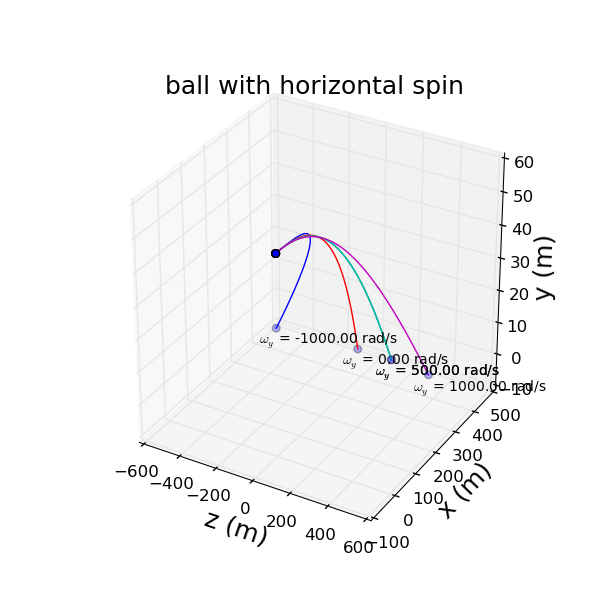

Recreate this plot in Python.

import numpy as np # import packages
import math
import mpl_toolkits.mplot3d
import matplotlib.pyplot as plt
# class BASEBALL will compute the trajetory of the baseball with air resistance
# where
# vx0,vy0,vz0: initial velocity of the baseball
# dt: time step size
# omgx,omgy,omgz: the angular velocity
class BASEBALL(object):
    def __init__(self, _vx0, _vy0, _vz0, _dt= 0.1, _omgx=0,_omgy=0,_omgz=0):
        self.vx, self.vy, self.vz= _vx0, _vy0, _vz0
        self.v = math.sqrt(_vx0**2+ _vy0**2+ _vz0**2)
        self.B2= 0.0039+ 0.0058/(1.+math.exp((self.v-35)/5))
        self.S0= 4.1E-4
        self.g= 9.8
        self.dt= _dt
        self.x, self.y, self.z= [0], [50], [0]
        self.omgx, self.omgy, self.omgz= _omgx, _omgy, _omgz
    def calculate(self):
        while True:
            self.x.append(self.vx*self.dt+self.x[-1]) # append coordinates to x,y,z
            self.y.append(self.vy*self.dt+self.y[-1])
            self.z.append(self.vz*self.dt+self.z[-1])
            self.vx, self.vy, self.vz = \
                (-self.B2*self.v*self.vx+ self.S0*self.vy*self.omgz)*self.dt+ self.vx, \
                (-self.g- self.B2*self.v*self.vy+ self.S0*self.vz*self.omgx)*self.dt+ self.vy,\
                (self.S0*self.vx*self.omgy)*self.dt+ self.vz # change the velocity
            self.v= math.sqrt(self.vx**2+self.vy**2+self.vz**2)
            self.B2= 0.0039+ 0.0058/(1.+math.exp((self.v-35)/5))
            if self.y[-1]< 0:
                break
    def graphics(self,_gra, _omgy): 
         _gra.plot(self.z, self.x, self.y, label=r'$\omega _y$ = %.2f rad/s'%_omgy)
         _gra.scatter([self.z[0],self.z[-1]],[self.x[0],self.x[-1]],[self.y[0],self.y[-1]],s=30)
         _gra.text(self.z[-1], self.x[-1]-80, self.y[-1], r'$\omega _y$ = %.2f rad/s'%_omgy,fontsize=10)
fig= plt.figure(figsize=(6,6))
ax = plt.subplot(1,1,1,projection='3d')
for omgy in [-1000.,500.,0.,500.,1000.]: # change the angular velocity the determine the dependence of trajetory on omega
    comp= BASEBALL(500*0.4470, 0, 0., 0.1,0, omgy, 0)
    comp.calculate()
    comp.graphics(ax, omgy)
ax.set_xlabel('z (m)', fontsize=18)
ax.set_ylabel('x (m)', fontsize=18)
ax.set_zlabel('y (m)', fontsize=18)
ax.set_title('ball with horizontal spin', fontsize=18)

plt.show(fig) 
